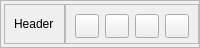
                <widget class="QFrame" name="frame_24">
                 <property name="maximumSize">
                  <size>
                   <width>16777213</width>
                   <height>48</height>
                  </size>
                 </property>
                 <property name="frameShape">
                  <enum>QFrame::StyledPanel</enum>
                 </property>
                 <property name="frameShadow">
                  <enum>QFrame::Raised</enum>
                 </property>
                 <layout class="QHBoxLayout" name="horizontalLayout_55">
                  <property name="spacing">
                   <number>0</number>
                  </property>
                  <property name="leftMargin">
                   <number>3</number>
                  </property>
                  <property name="topMargin">
                   <number>0</number>
                  </property>
                  <property name="rightMargin">
                   <number>0</number>
                  </property>
                  <property name="bottomMargin">
                   <number>0</number>
                  </property>
                  <item>
                   <widget class="QFrame" name="panelsBackground_35">
                    <property name="maximumSize">
                     <size>
                      <width>16777215</width>
                      <height>40</height>
                     </size>
                    </property>
                    <property name="styleSheet">
                     <string notr="true"/>
                    </property>
                    <property name="frameShape">
                     <enum>QFrame::StyledPanel</enum>
                    </property>
                    <property name="frameShadow">
                     <enum>QFrame::Raised</enum>
                    </property>
                    <layout class="QHBoxLayout" name="horizontalLayout_56">
                     <item>
                      <widget class="QLabel" name="label_58">
                       <property name="maximumSize">
                        <size>
                         <width>16777215</width>
                         <height>40</height>
                        </size>
                       </property>
                       <property name="text">
                        <string>Header</string>
                       </property>
                      </widget>
                     </item>
                    </layout>
                   </widget>
                  </item>
                  <item>
                   <widget class="QFrame" name="frame_9">
                    <property name="maximumSize">
                     <size>
                      <width>16777215</width>
                      <height>40</height>
                     </size>
                    </property>
                    <property name="styleSheet">
                     <string notr="true"/>
                    </property>
                    <property name="frameShape">
                     <enum>QFrame::StyledPanel</enum>
                    </property>
                    <property name="frameShadow">
                     <enum>QFrame::Raised</enum>
                    </property>
                    <layout class="QHBoxLayout" name="horizontalLayout_57">
                     <item>
                      <widget class="QPushButton" name="contentHeaderColor1">
                       <property name="minimumSize">
                        <size>
                         <width>24</width>
                         <height>24</height>
                        </size>
                       </property>
                       <property name="maximumSize">
                        <size>
                         <width>24</width>
                         <height>24</height>
                        </size>
                       </property>
                       <property name="text">
                        <string/>
                       </property>
                      </widget>
                     </item>
                     <item>
                      <widget class="QPushButton" name="contentHeaderColor2">
                       <property name="minimumSize">
                        <size>
                         <width>24</width>
                         <height>24</height>
                        </size>
                       </property>
                       <property name="maximumSize">
                        <size>
                         <width>24</width>
                         <height>24</height>
                        </size>
                       </property>
                       <property name="text">
                        <string/>
                       </property>
                      </widget>
                     </item>
                     <item>
                      <widget class="QPushButton" name="contentHeaderColor3">
                       <property name="minimumSize">
                        <size>
                         <width>24</width>
                         <height>24</height>
                        </size>
                       </property>
                       <property name="maximumSize">
                        <size>
                         <width>24</width>
                         <height>24</height>
                        </size>
                       </property>
                       <property name="text">
                        <string/>
                       </property>
                      </widget>
                     </item>
                     <item>
                      <widget class="QPushButton" name="contentHeaderColor4">
                       <property name="minimumSize">
                        <size>
                         <width>24</width>
                         <height>24</height>
                        </size>
                       </property>
                       <property name="maximumSize">
                        <size>
                         <width>24</width>
                         <height>24</height>
                        </size>
                       </property>
                       <property name="text">
                        <string/>
                       </property>
                      </widget>
                     </item>
                    </layout>
                   </widget>
                  </item>
                 </layout>
                </widget>
